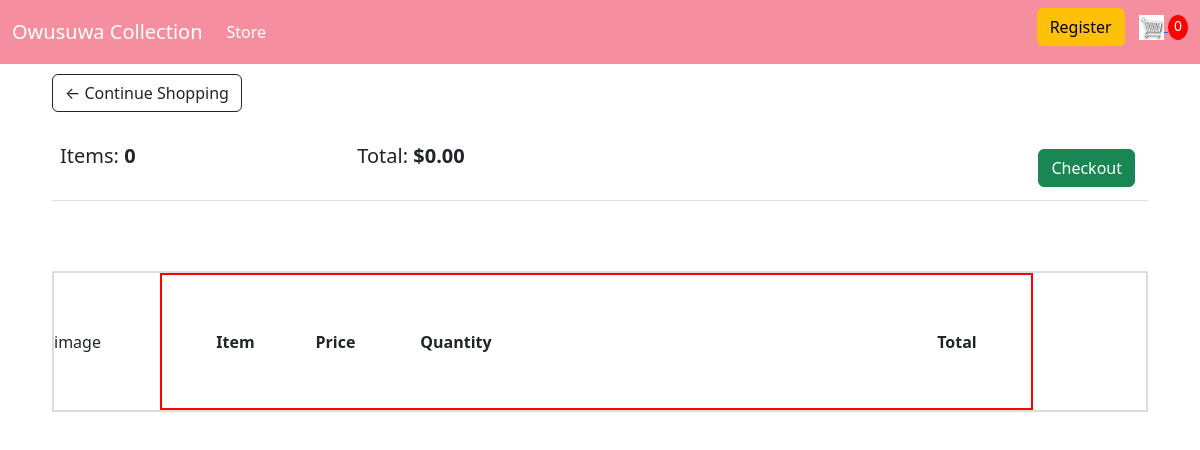
/cart/ (signed in), run on an earlier commit of the app's database.
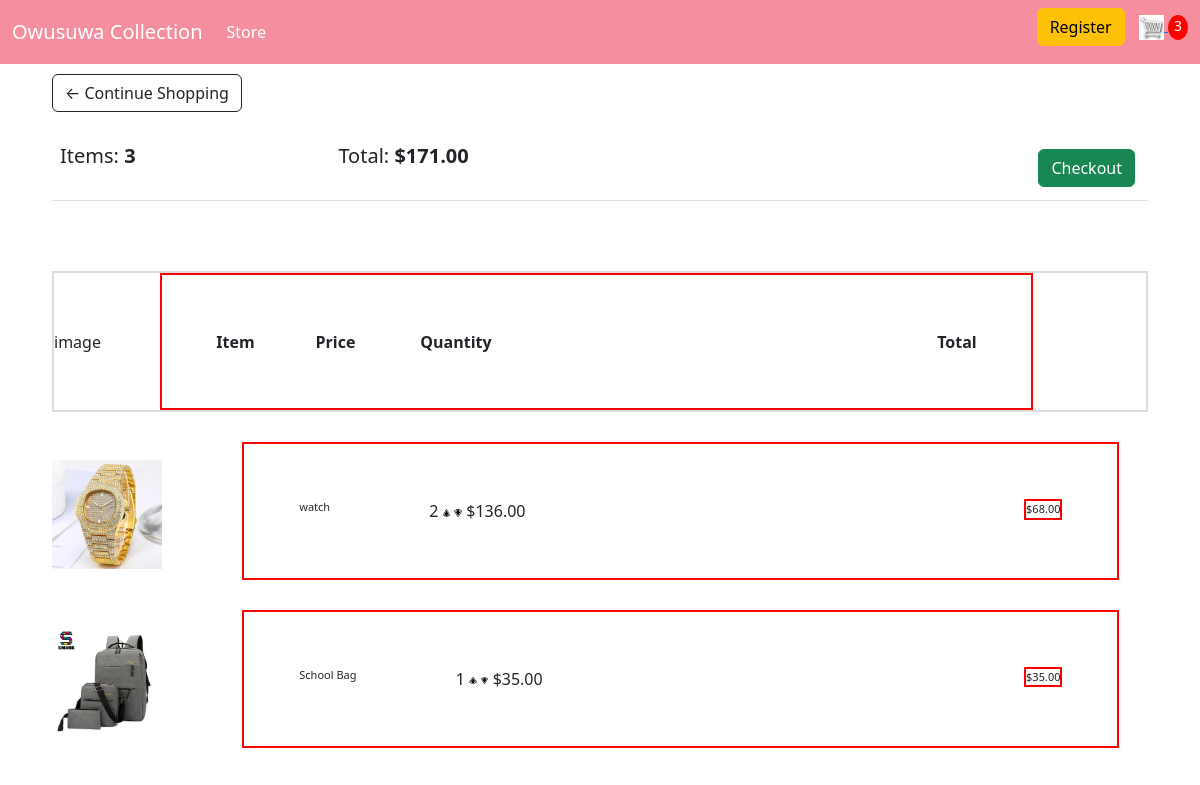
And on a later commit of the database.
### store/models.py (models this page shows, shortened)
class Order(models.Model):
    customer       = models.ForeignKey(Customer, on_delete=models.SET_NULL, blank=True, null=True)
    order_dete     = models.DateTimeField(auto_now_add=True)
    complete       = models.BooleanField(default=True, null=True, blank=False)
    transaction_id = models.CharField(max_length=200, null=True)
    @property
    def get_cart_total(self):
        orderitems = self.orderitem_set.all()
        total      = sum([item.get_total for item in orderitems])
        return total
    def get_cart_items(self):
        orderitems = self.orderitem_set.all()
        total      = sum([item.quantity for item in orderitems])
        return total

class OrderItem(models.Model):
    product    = models.ForeignKey(Product, on_delete=models.SET_NULL, blank=True, null=True)
    order      = models.ForeignKey(Order, on_delete=models.SET_NULL, blank=True, null=True)
    quantity   = models.IntegerField(default=0, null=True, blank=True)
    date_added = models.DateTimeField(auto_now_add=True)
    @property
    def get_total(self):
        total = self.product.price * self.quantity
        return total

class Product(models.Model):
    name      = models.CharField(max_length=100)
    price     = models.DecimalField(max_digits=7, decimal_places=2)
    digital   = models.BooleanField(default=False, null=True, blank=False)
    image     = models.ImageField(null=True, blank=True)
    @property
    def imageURL(self):
        try:
            url = self.image.url
        except:
            url = ''
        return url

### store/views.py (the view)
# urls.py: path('cart/', views.cart, name='cart'),
def cart(request):
    if request.user.is_authenticated:
        customer = request.user.customer
        order, created = Order.objects.get_or_create(customer=customer, complete=False)
        items    = order.orderitem_set.all()
        cartItems = order.get_cart_items
    else:
        cookieData = cookieCart(request)
        cartItems  = cookieData['cartItems']
        order  = cookieData['order']
        items  = cookieData['items']
    context = {'cartItems':cartItems, 'order':order, 'items':items}
    return render(request, 'store/cart.html', context)

### store/templates/store/cart.html
{% extends 'store/main.html' %}
{% load static %}
{% block content %}
<link rel="stylesheet" href="{% static 'css/main.css' %}">
<div class="row">
    <div class="col-lg-12">
        <div class="box-element">
            <a href="{% url 'home' %}" class="btn btn-outline-dark">&#x2190; Continue Shopping</a>
            <br>
            <br>
            <table class="table">
                <tr>
                    <th><h5>Items: <strong>{{order.get_cart_items}}</strong></h5></th>
                    <th><h5>Total: <strong>${{order.get_cart_total|floatformat:2}}</strong></h5></th>
                    <th>
                        <a href="{% url 'checkout' %}" style="float: right; margin: 5px" class="btn btn-success">Checkout</a>
                    </th>
                </tr>
            </table>
        </div>
        <br>
        <div class="box-element">
            <div class="cart-row">
                <div class="cart-image">image</div>
                <div class="cart-row-items">
                    <div class="cartrow"> <strong>Item</strong></div>
                    <div class="cartrowprice"><strong>Price</strong></div>
                    <div class="quantity"><strong>Quantity</strong></div>
                    <div class="carttotal"><strong>Total</strong></div>
                </div>
            </div>
            {% for item in items %}
            <div class="cart-item-container">
                <img class="cartsimage" src="{{item.product.imageURL}}" alt="cart">
                <div class="cartcontainer">
                    <div class="itemname"> {{item.product.name}}</div>
                    <div class="price-container">
                        <div class="itemrowprice">${{item.product.price}}</div>
                    </div>
                    <div class="cartsrow">{{item.quantity}}</div>
                    <img data-product ="{{item.product.id}}" data-action="add" class="arrow-imge update-cart" src="{% static 'images/arrow-top.jpeg' %}" alt="">
                    <img data-product ="{{item.product.id}}" data-action="remove" class="arrow-imge update-cart" src="{% static 'images/arrow-down.jpeg' %}" alt="">
                    <div class="itemtotal">${{item.get_total|floatformat:2}}</div>
                </div>
            </div>
            {% endfor %}
        </div>
    </div>
</div>
{% endblock content %}

### store/templates/store/main.html (shortened to what this page needs)
<!DOCTYPE html>
{% load static %}
<html lang="en">
<head>
  <link href="https://cdn.jsdelivr.net/npm/bootstrap@5.2.3/dist/css/bootstrap.min.css" rel="stylesheet">
  <link rel="stylesheet" href="{% static 'css/main.css' %}">
</head>
<body>
    <nav class="navbar navbar-expand-lg bg-dark nabar">
        <div class="container-fluid">
          <a class="navbar-brand" style="color: white !important;" href="{% url 'home' %}">Owusuwa Collection</a>
          <div class="collapse navbar-collapse" id="navbarSupportedContent">
            <ul class="navbar-nav me-auto mb-2 mb-lg-0">
              <li class="nav-item">
                <a class="nav-link active" style="color: white !important;" aria-current="page" href="{% url 'home' %}">Store</a>
              </li>
            </ul>
            <div class="form-inline my-2 my-lg-0">
                <a href="{% url 'register' %}" class="btn btn-warning">Register</a>
                <a href="{% url 'cart' %}">
                    <img src="{% static 'images/cartlogo.jpeg' %}" id="cart-icon" alt="">
                </a>
                <a href="{% url 'cart' %}"><p id="cart-total">{{cartItems}}</p></a>
            </div>
          </div>
        </div>
      </nav>
    <div class="container">
        {% block content %}
        {% endblock content %}
    </div>
</body>
</html>

What changed in the data, as far as the page shows it:
no longer on this page (row edited): Order: id "0", get_cart_items "0", get_cart_total "0.00"
added Order: id.quantity "3", get_cart_items "3", get_cart_total "171.00"
added OrderItem: product.imageURL (picture), product.name "watch", product.price "68.00", quantity "2", get_total "136.00"
added OrderItem: product.imageURL (picture), product.name "School Bag", product.price "35.00", quantity "1", get_total "35.00"
